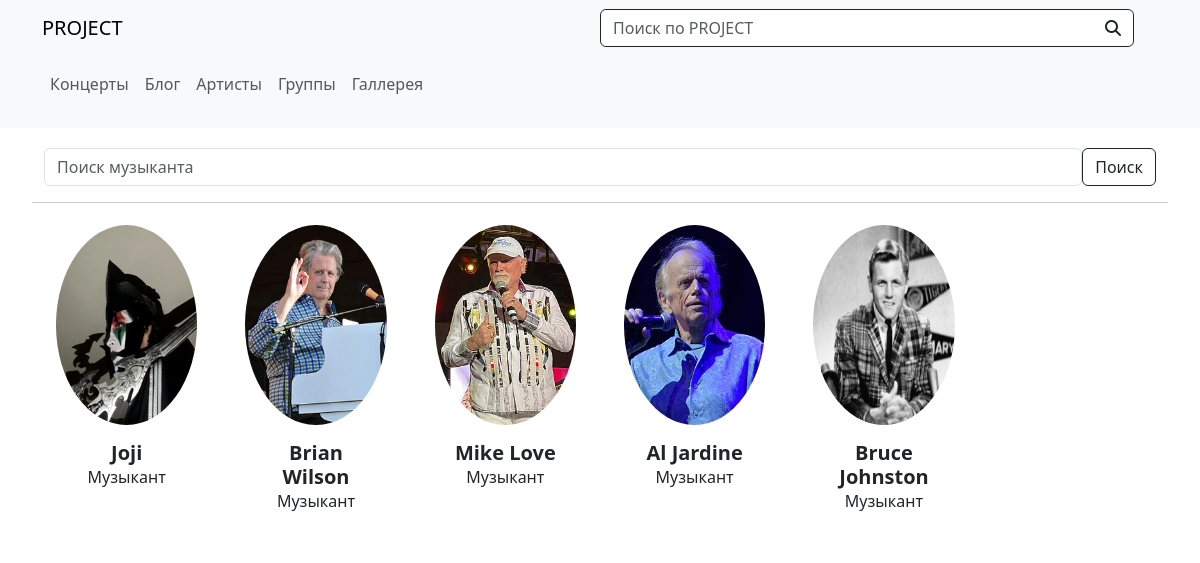
Screenshot of /artists/ with the database file from the repository.
### music/models.py (models this page shows, shortened)
class Artist(models.Model):
    name = models.CharField(max_length=50)
    lastname = models.CharField(max_length=50)
    cover = models.ImageField(upload_to='artist_cover', blank=True)
    detail = RichTextField()
    biographyh = RichTextField()
    nickname = models.CharField(max_length=50, blank=True)
    date_of_birth = models.DateField()
    origin = models.CharField(max_length=255)
    years_of_activity = models.CharField(max_length=50, verbose_name='Годы активности')
    labels = models.ForeignKey(to='music.Label', on_delete=models.CASCADE)
    awards = models.CharField(max_length=50, blank=True)
    is_band_member = models.BooleanField(default=False)
    website = models.URLField(blank=True)
    slug = models.SlugField()

### music/views.py (the view)
# urls.py: path('artists/', Artists.as_view(), name='artists'),
class Artists(ListView):
    template_name = 'pages/artists.html'
    model = Artist
    context_object_name='artists'
    def get_context_data(self, **kwargs):
        context = super().get_context_data(**kwargs)
        context.update(
        )
        return context

### templates/pages/artists.html (shortened to what this page needs)
{% extends 'base.html' %}
{% load static %}
{% block 'content' %}
    <div class="container-fluid">
        <section class="container">
            <form action="" method="POST" class="d-flex flex-row justify-content-center align-items-center w-100">
                <div class="form-group w-100">
                    <input type="text" name="artist" id="artist" class="form-control w-100" placeholder="Поиск музыканта" required>
                </div>
                <button class="btn btn-outline-dark">Поиск</button>
            </form>
        </section>
        <hr>
        <section class="container">
            <div class="row">
                {% for artist in artists %}
                    <div class="col-12 col-sm-6 col-md-4 col-lg-2">
                        {% include 'blocks/artist_card.html' %}
                    </div>
                {% endfor %}
            </div>
        </section>
    </div>
{% endblock %}

### templates/base.html (shortened to what this page needs)
{% load static %}
{% load django_bootstrap5 %}
<!DOCTYPE html>
<html lang="en">
<head>
    <link rel="stylesheet" href="{% static 'style/main.css' %}">
    {% bootstrap_css %}
</head>
<body>
    <div class="layout-wrapper">
        {% include 'shared/header.html' %}
        <div class="content-place">
            {% block 'content' %}
            {% endblock %}
        </div>
    </div>
</body>
</html>

### templates/shared/header.html (shortened to what this page needs)
{% load static %}
<header class="bg-light">
  <nav class="container navbar navbar-expand-lg navbar-light">
    <div class="container-fluid row justify-content-between align-items-center">
        <div class="col-md-2 d-flex flex-row justify-content-start align-items-center">
           <a href="{% url 'home' %}" class="navbar-brand text-uppercase">Project</a>
        </div>
        <div class="col-md-6 d-flex flex-row justify-content-center align-items-center">
          <div class="input-group border border-light border-dark rounded">
            <input type="text" class="form-control border-0" placeholder="Поиск по PROJECT" aria-label="Search" aria-describedby="basic-addon1">
            <span class="input-group-text bg-white border-0" id="basic-addon1"><i class="fa-solid fa-magnifying-glass"></i></span>
          </div>
        </div>
    </div>
  </nav>
  <nav class="container navbar navbar-expand-lg navbar-light bg-light mb-3">
    <div class="container-fluid">
      <div class="collapse navbar-collapse" id="navbar2">
        <ul class="navbar-nav">
            <li class="nav-item">
                <a class="nav-link" href="{% url 'events' %}">Концерты</a>
            </li>
            <li class="nav-item">
                <a class="nav-link" href="{% url 'blogs' %}">Блог</a>
            </li>
            <li class="nav-item">
                <a class="nav-link" href="{% url 'artists' %}">Артисты</a>
            </li>
            <li class="nav-item">
                <a class="nav-link" href="{% url 'bands' %}">Группы</a>
            </li>
            <li class="nav-item">
                <a class="nav-link" href="{% url 'galleries' %}">Галлерея</a>
            </li>
        </ul>
      </div>
    </div>
  </nav>
</header>

### templates/blocks/artist_card.html
{% load static %}
<a class="card border-0 btn btn-outline-secondary" href="{% url 'artist' slug=artist.slug %}">
    {% if artist.cover %}
    <img src="{{ artist.cover.url }}" alt="" class="card-img rounded-circle" width="200px" height="200px" style="overflow: hidden;">
    {% endif %}
    <div class="card-body">
        {% if artist.nickname %}
        <h5 class="fw-bold text-left m-0">{{ artist.nickname }}</h5>
        {% else %}
        <h5 class="fw-bold text-left m-0">{{ artist.name }} {{ artist.lastname }}</h5>
        {% endif %}
        <p class="m-0">Музыкант</p>
    </div>
</a>

### static/style/main.css (style rules this page uses)
html, body { min-height: 100vh; width: 100%; padding: 0; margin: 0; }
.layout-wrapper { min-height: 100vh; display: flex; flex-direction: column; }
.content-place { flex-grow: 1; padding: 20px; box-sizing: border-box; }
.layout-wrapper > :last-child { margin-top: auto; }

### rows the page displays
Artist: cover (picture), nickname "Joji"
Artist: cover (picture), name "Brian", lastname "Wilson"
Artist: cover (picture), name "Mike", lastname "Love"
Artist: cover (picture), name "Al", lastname "Jardine"
Artist: cover (picture), name "Bruce", lastname "Johnston"
